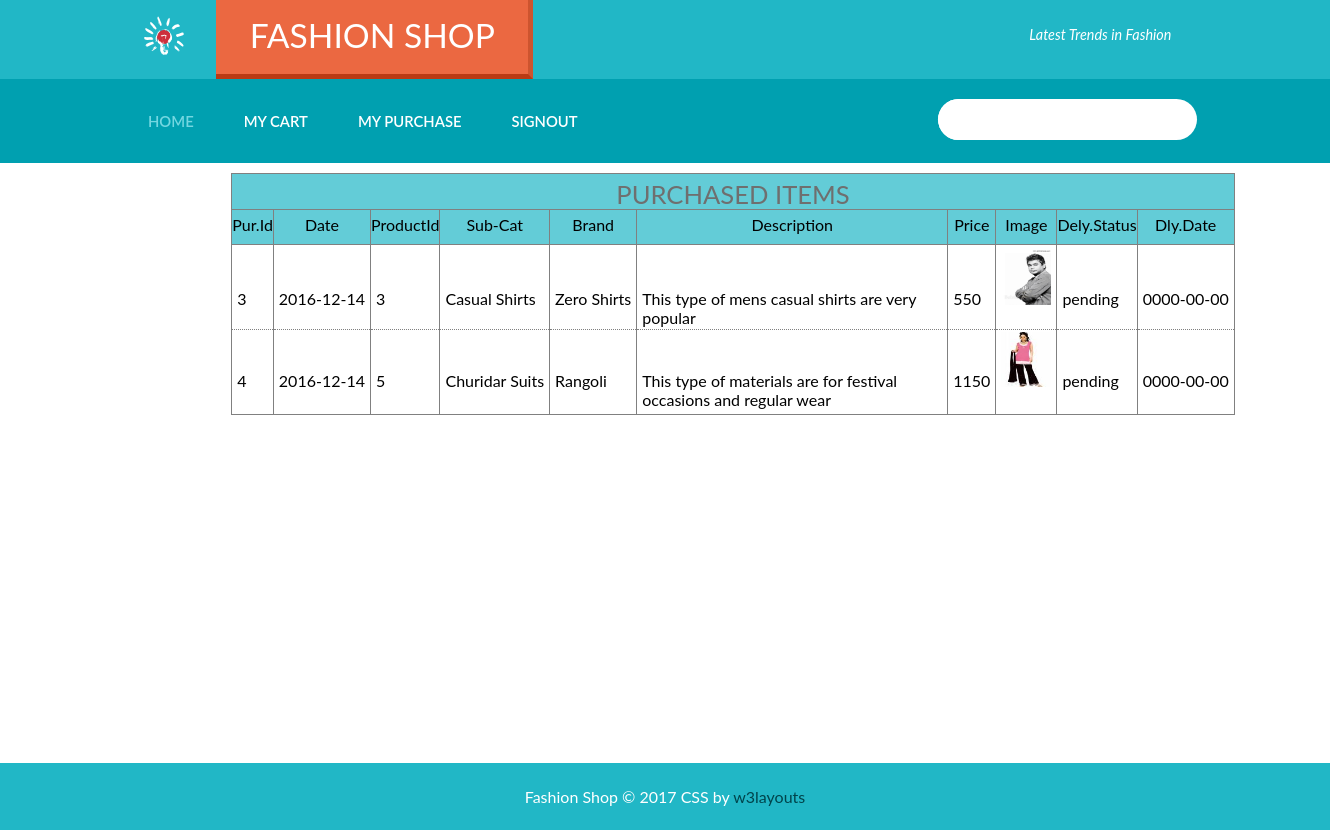
Screenshot of /mypurchase.php (signed in) with the database file from the repository.
### tables this page shows
CREATE TABLE IF NOT EXISTS `purchase` (
  `id` int(11) NOT NULL AUTO_INCREMENT,
  `dt` date NOT NULL,
  `userid` varchar(100) NOT NULL,
  `pid` varchar(20) NOT NULL,
  `bank` varchar(50) NOT NULL,
  `accno` varchar(50) NOT NULL,
  `dly` varchar(20) NOT NULL DEFAULT 'pending',
  `dlydt` date NOT NULL,
  PRIMARY KEY (`id`)
);

CREATE TABLE IF NOT EXISTS `products` (
  `id` int(11) NOT NULL AUTO_INCREMENT,
  `cat` varchar(100) NOT NULL,
  `subcat` varchar(100) NOT NULL,
  `brand` varchar(100) NOT NULL,
  `descr` varchar(200) NOT NULL,
  `price` float NOT NULL,
  `pimage` varchar(300) NOT NULL,
  `ftype` varchar(200) NOT NULL,
  `fsize` varchar(20) NOT NULL,
  PRIMARY KEY (`id`)
);

### mypurchase.php (the view, shortened to what this page needs)
<?php
include './userheader.php';
$result = mysqli_query($link, "select p.id,p.dt,p.pid,r.subcat,r.brand,r.descr,r.price,r.pimage,p.dly,p.dlydt from purchase p,products r where r.id=p.pid and p.userid='$_SESSION[userid]'") or die(mysqli_error($link));
    echo "<div id='view_prod'>";
    if(mysqli_num_rows($result)>0) {
    echo "<table class='center_tab'><thead><tr><th colspan='10'><h4>PURCHASED ITEMS</h4>";
    echo "<tr><th>Pur.Id<th>Date<th>ProductId<th>Sub-Cat<th>Brand<th>Description<th>Price<th>Image<th>Dely.Status<th>Dly.Date";
    echo "<tbody>";
        while($row = mysqli_fetch_row($result)) {
            echo "<tr>";
            foreach($row as $k=>$r) {
                if($k==5)
                    echo "<td style='width:300px;'>$r";
                else if($k==7)
                    echo "<td><img src='$r' width='50px' height='55px'>";
                else
                    echo "<td>$r";
            }
        }
    echo "</tbody></table>";
    } else {
        echo "<div class='center'>There are No Purchase List in yout Account...!</center>";
    }
    echo "</div>";
include './userfooter.php';
?>

### css/style.css (style rules this page uses)
html,body,div,span,applet,object,iframe,h1,h2,h3,h4,h5,h6,p,blockquote,pre,a,abbr,acronym,address,big,cite,code,del,dfn,em,img,ins,kbd,q,s,samp,small,strike,strong,sub,sup,tt,var,b,u,i,dl,dt,dd,ol,nav ul,nav li,fieldset,form,label,legend,table,caption,tbody,tfoot,thead,tr,th,td,article,aside,canvas,details,embed,figure,figcaption,footer,header,hgroup,menu,nav,output,ruby,section,summary,time,mark,audio,video { margin:0;padding:0;border:0;font-size:100%;font:inherit;vertical-align:baseline; }
table { border-collapse:collapse;border-spacing:0; }
img { max-width:100%; }
body { background:#ffffff; font-family: 'Lato', sans-serif; font-size: 100%; }
.simple-text h4 { color:#6F6F6F; font-size: 1.6em; text-align: center; }
.center_tab { margin: 10px auto; border:solid thin gray; border-radius: 0.5em; }
.center_tab thead tr th { border-right: solid thin gray; border-bottom: solid thin gray; padding-top: 5px; background-color: rgba(33,183,198,0.7); }
.center_tab thead tr:last-child th { padding-bottom: 10px; border-bottom: solid thin gray; }
.center_tab tbody tr td { padding-left: 5px; padding-right: 5px; padding-top: 2px; padding-bottom: 2px; border-right:solid thin gray; border-bottom: dotted thin gray; }
.center_tab tbody tr:first-child th, .center_tab tbody tr:first-child td { padding-top: 5px; }
.center_tab tbody tr:last-child th, .center_tab tbody tr:last-child td { padding-bottom: 5px; }
.center_tab tbody tr td:last-child { border-right: none; }
div#view_prod { border:none; min-width: 1200px; max-height: 500px; overflow-y: scroll; }

### rows the page displays
purchase: id "3", dt "2016-12-14", pid "3", products.subcat "Casual Shirts", products.brand "Zero Shirts", products.descr "This type of mens casual shirts are very popular", products.price "550", products.pimage (picture), dly "pending", dlydt "0000-00-00"
purchase: id "4", dt "2016-12-14", pid "5", products.subcat "Churidar Suits", products.brand "Rangoli", products.descr "This type of materials are for festival occasions and regular wear", products.price "1150", products.pimage (picture), dly "pending", dlydt "0000-00-00"
